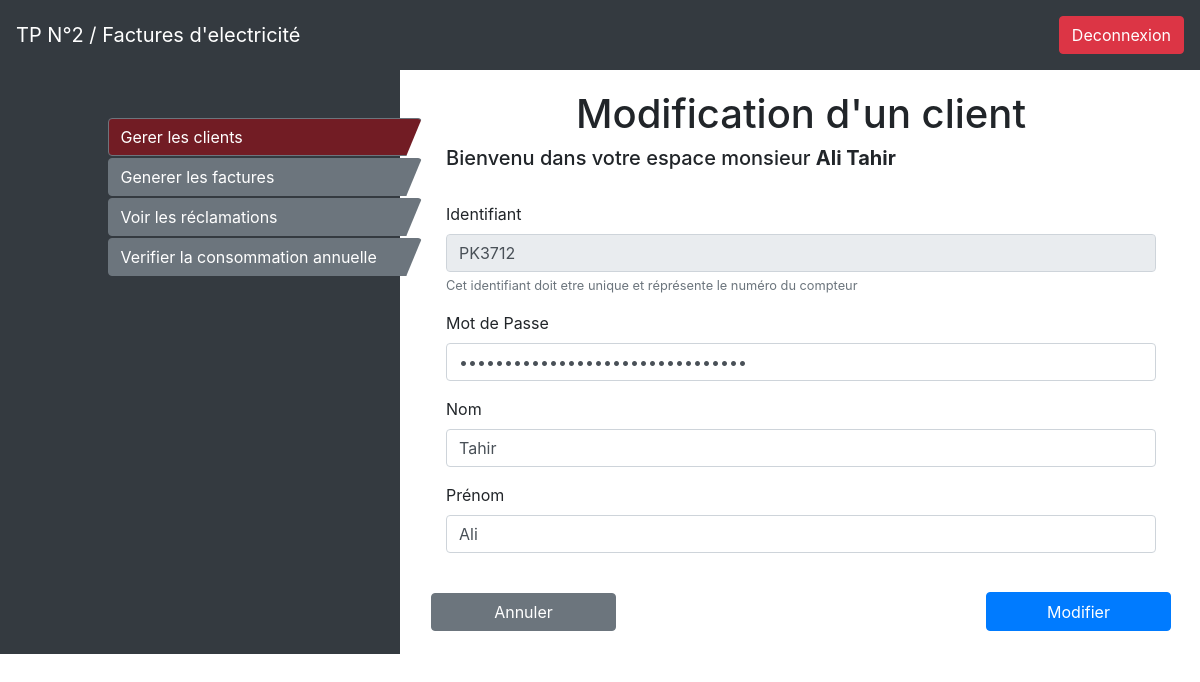
Page /admin/inscriptionClient.php?id=1 (signed in) on the committed database.
### tables this page shows
CREATE TABLE `user` (
  `id_user` int(10) UNSIGNED NOT NULL,
  `login` varchar(50) NOT NULL,
  `password` varchar(50) NOT NULL,
  `nom` varchar(50) NOT NULL,
  `prenom` varchar(50) NOT NULL,
  `status` varchar(50) NOT NULL
);

### admin/inscriptionClient.php (the view, shortened to what this page needs)
<?php
if(isset($_SESSION["id_user"])){
    $nom = $_SESSION['nom'];
    $prenom = $_SESSION['prenom'];
    require_once "../db.php";
    if (isset($_GET['id']))
    {
        $id_client = $_GET['id'];
        $requete = $db->prepare("SELECT * FROM user WHERE id_user = ?");
        $requete->execute(array($id_client));
        $client = $requete->fetch();
        $i = $requete->rowCount();
    }
}else
{
    header("Location:index.php");
}
?>
<div class="main col-8" style="padding: 20px 40px 20px 50px; margin-left: 33%">
    <h1 class="h1 text-center"><?php if (isset($_GET['id'])) echo "Modification d'un client"; else echo "Inscription d'un nouveau client"; ?></h1>
    <p class="h5">Bienvenu dans votre espace monsieur <b><?= $prenom . " " .$nom ;?></b></p>
    <br>
    <form action="inscriptionClient.php" method="post">
        <div class="form-group">
            <label for="identifiant">Identifiant</label>
            <input type="text" class="form-control" id="identifiant" aria-describedby="identifiantHelp" placeholder="CLxxxx" required name="identifiant" value=<?php if(isset($i)) echo "\"".$client['login']."\" readonly" ; ?>>
            <small id="identifiantHelp" class="form-text text-muted">Cet identifiant doit etre unique et réprésente le numéro du compteur</small>
        </div>
        <div class="form-group">
            <label for="motDePasse">Mot de Passe</label>
            <input type="password" class="form-control" id="motDePasse" name="motDePasse" required placeholder="Mot de Passe" value="<?php if(isset($i)) echo $client['password']; ?>">
        </div>
        <div class="form-group">
            <label for="nom">Nom</label>
            <input type="text" class="form-control" id="nom" required placeholder="Nom" name="nom" value="<?php if(isset($i)) echo $client['nom']; ?>">
        </div>
        <div class="form-group">
            <label for="prenom">Prénom</label>
            <input type="text" class="form-control" id="prenom" required placeholder="Prénom" name="prenom" value="<?php if(isset($i)) echo $client['prenom']; ?>">
        </div>
        <br>
        <div class="row">
            <button type="reset" class="btn btn-secondary col-3">Annuler</button>
            <?php
            if (isset($_GET['id'])) :
                ?>
            <button type="submit" class="btn btn-primary col-3" style="margin-left: 75%; margin-top: -39px" name="modifier">Modifier</button>
            <?php
            else:
            ?>
            <button type="submit" class="btn btn-primary col-3" style="margin-left: 75%; margin-top: -39px" name="inscription">Inscription</button>
            <?php
            endif;
            ?>
        </div>
    </form>
</div>
</div>
</div>
</body>
</html>

### css/template.css (style rules this page uses)
.menu { color: #ffffff; }
.btn-menu { width: 85%; margin-left: 25%; clip-path: polygon(0 0, 100% 0, 95% 100%, 0% 100%); margin-bottom: 2px; }

### admin/inscriptionClient.php (style rules this page uses)
.btn-menu1 { background-color: #721c24; }

### rows in the picture
user: identifiant "PK3712", nom "Tahir", prenom "Ali"

### other values in the picture
$prenom "Ali"
$nom "Tahir"
